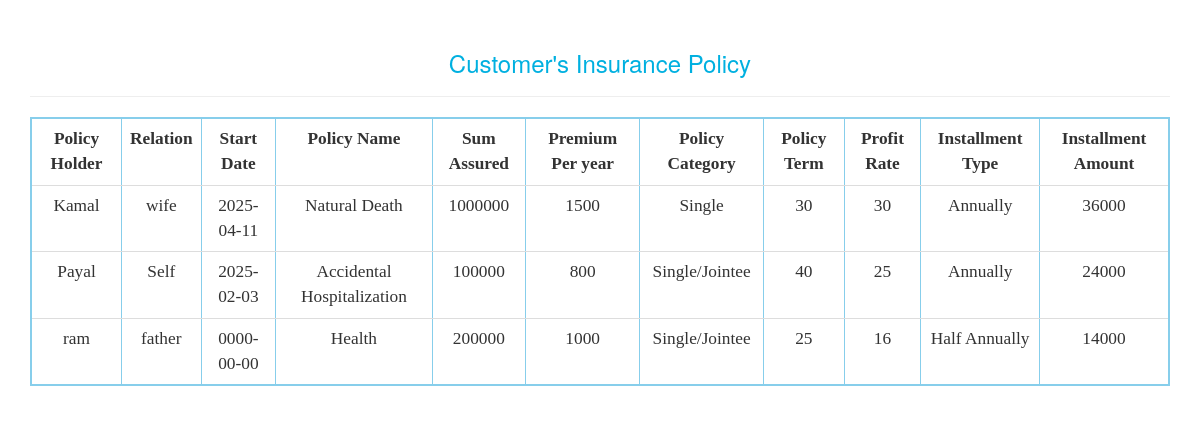
The page /admin/customer_policy.php on the database its author committed.
### tables this page shows
CREATE TABLE `customer_policy` (
  `id` int(11) NOT NULL,
  `name` varchar(50) NOT NULL,
  `relation` varchar(60) NOT NULL,
  `Sdate` date NOT NULL,
  `Pname` varchar(60) NOT NULL,
  `SumAssured` varchar(50) NOT NULL,
  `PremiumPerYear` varchar(50) NOT NULL,
  `PolicyCategory` varchar(50) NOT NULL,
  `PolicyTerm` int(20) NOT NULL,
  `ProfitRate` int(20) NOT NULL,
  `InstallmentType` varchar(60) NOT NULL,
  `InstallmentAmount` varchar(50) NOT NULL
);

### admin/customer_policy.php (the view, shortened to what this page needs)
<?php
include "db.php";
?>
<!DOCTYPE html>
<html>
<head>
<link type="text/css" rel="stylesheet" href="../css/bootstrap.css"/>
</head>
<body>
<div class="container" >
<div class="row">
<div class="col-sm-12" style="margin-top: 30px" >
<h3 align="center"><font color="sky blue"> Customer's Insurance Policy</font></h3><hr>
<div class="table-responsive">
<table class="table table-hover " border="2px solid green" cellspacing="0px" cellpadding="10px" align="center" style="border: 2px solid skyblue; font-family: comic; font-size: 13pt; ">
<tr>
<th> <center> Policy Holder </center> </th>
<th> <center>Relation </center> </th>
<th> <center>Start Date </center> </th>
<th> <center>Policy Name </center></th>
<th> <center>Sum Assured </center></th>
<th> <center>Premium Per year </center></th>
<th> <center>Policy Category </center> </th>
<th> <center>Policy Term </center> </th>
<th> <center>Profit Rate </center></th>
<th> <center>Installment Type </center></th>
<th> <center>Installment Amount </center></th>
</tr>
<?php
$qwery = "SELECT * from customer_policy  ";
$run = mysqli_query($con, $qwery);
while ($row = mysqli_fetch_array($run, MYSQLI_BOTH)) {
echo "
   <tr align='center'>
<td>$row[name] </td>
<td>$row[relation] </td>
<td>$row[Sdate] </td>
<td>$row[Pname] </td>
<td>$row[SumAssured] </td>
<td>$row[PremiumPerYear] </td>
<td>$row[PolicyCategory] </td>
<td>$row[PolicyTerm] </td>
<td>$row[ProfitRate] </td>
<td>$row[InstallmentType] </td>
<td>$row[InstallmentAmount] </td>
   </tr>";
}
?>
</div>
</div>
</div>
</div>
</body>
</html>

### rows shown on the page
customer_policy: name "Kamal", relation "wife", Sdate "2025-04-11", Pname "Natural Death", SumAssured "1000000", PremiumPerYear "1500", PolicyCategory "Single", PolicyTerm "30", ProfitRate "30", InstallmentType "Annually", InstallmentAmount "36000"
customer_policy: name "Payal", relation "Self", Sdate "2025-02-03", Pname "Accidental Hospitalization", SumAssured "100000", PremiumPerYear "800", PolicyCategory "Single/Jointee", PolicyTerm "40", ProfitRate "25", InstallmentType "Annually", InstallmentAmount "24000"
customer_policy: name "ram", relation "father", Sdate "0000-00-00", Pname "Health", SumAssured "200000", PremiumPerYear "1000", PolicyCategory "Single/Jointee", PolicyTerm "25", ProfitRate "16", InstallmentType "Half Annually", InstallmentAmount "14000"
